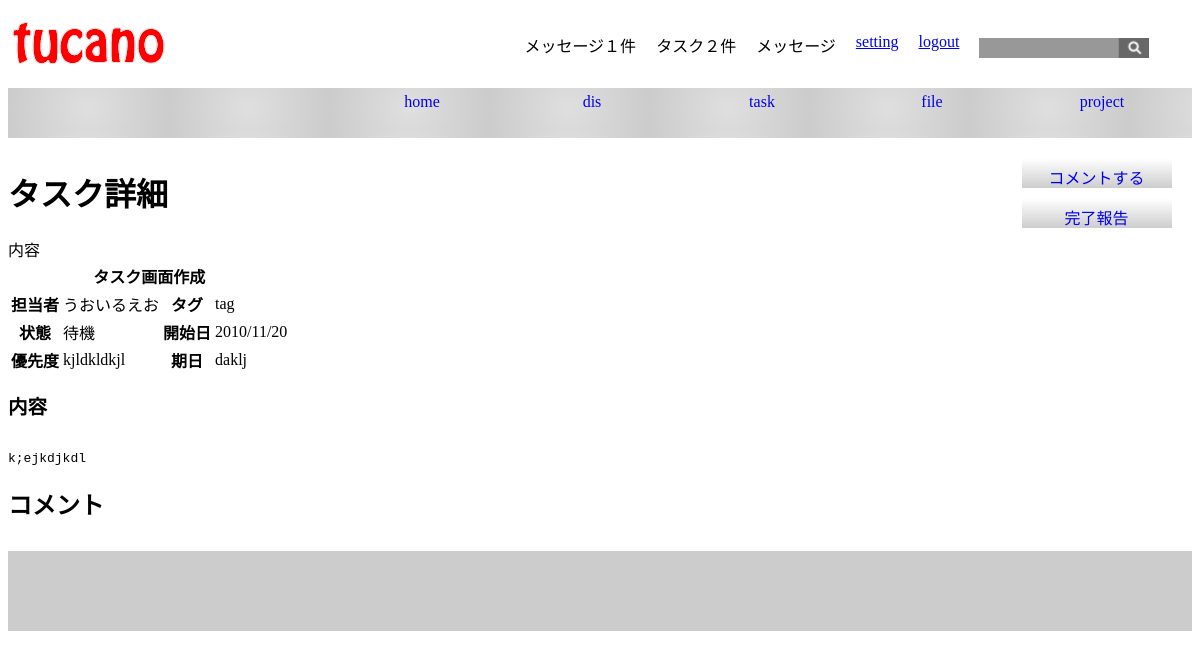
Page /admin/task/task-detail.php?t_id=7 on the earlier database version.
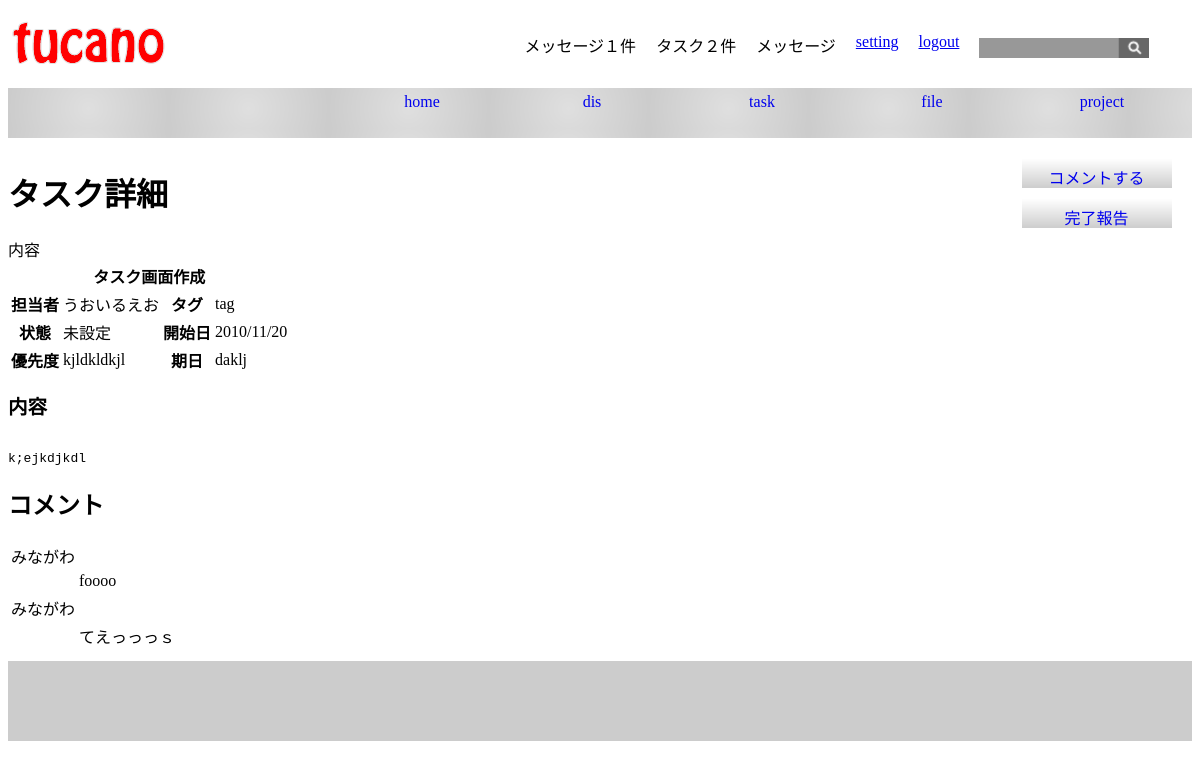
Same page on the later database version.
### tables this page shows
CREATE TABLE `tasks` (
  `t_id` int(11) NOT NULL AUTO_INCREMENT,
  `p_id` int(11) NOT NULL,
  `t_name` varchar(50) NOT NULL,
  `u_id` int(11) DEFAULT NULL,
  `t_limit` varchar(12) NOT NULL,
  `t_priority` varchar(18) DEFAULT NULL,
  `t_end` varchar(50) DEFAULT NULL,
  `t_body` text,
  `created` datetime DEFAULT NULL,
  `modified` datetime DEFAULT NULL,
  `t_begin` varchar(12) DEFAULT NULL,
  `s_id` int(11) NOT NULL,
  PRIMARY KEY (`t_id`),
  KEY `p_id` (`p_id`),
  KEY `p_id_2` (`p_id`,`u_id`),
  KEY `u_id` (`u_id`),
  KEY `s_id` (`s_id`)
);

CREATE TABLE `statuses` (
  `s_id` int(11) NOT NULL AUTO_INCREMENT,
  `s_status` varchar(20) NOT NULL,
  `s_place` varchar(10) NOT NULL,
  PRIMARY KEY (`s_id`),
  UNIQUE KEY `s_status` (`s_status`)
);

CREATE TABLE `comments` (
  `c_id` int(11) NOT NULL AUTO_INCREMENT,
  `t_id` int(11) NOT NULL,
  `c_comment` text NOT NULL,
  `created` datetime DEFAULT NULL,
  `modified` datetime DEFAULT NULL,
  `u_id` int(11) NOT NULL,
  PRIMARY KEY (`c_id`),
  KEY `t_id` (`t_id`),
  KEY `u_id` (`u_id`)
);

CREATE TABLE `users` (
  `u_id` int(11) NOT NULL AUTO_INCREMENT,
  `u_name` varchar(20) NOT NULL,
  `u_mail` varchar(80) NOT NULL,
  `u_password` varchar(30) NOT NULL,
  `created` datetime DEFAULT NULL,
  `modified` datetime DEFAULT NULL,
  PRIMARY KEY (`u_id`),
  UNIQUE KEY `u_mail` (`u_mail`),
  UNIQUE KEY `u_mail_2` (`u_mail`)
);

### config/include.php (called while the page is built, shortened)
<?php
function db_con() {
    $con = mysqli_connect("localhost", "root", "hoge", "tucano");
    return $con;
}
function db_result($sql) {
    $con = db_con();
    $result = mysqli_query($con, $sql);
    return $result;
}
function db_data($sql) {
    $con = db_con();
    $result = mysqli_query($con, $sql);
    if ($result) {
        $data = mysqli_fetch_array($result);
    } else {
        $data = false;
    }
    return $data;
}
?>

### admin/task/task-detail.php (the view, shortened to what this page needs)
<?php
include "../../config/include.php";
$msg = "";
$t_id = $_GET["t_id"];
$sql = "SELECT * FROM tasks, users, statuses WHERE t_id = {$t_id}";
$data = db_data($sql);
$msg .= <<< END
<table>
<tr>
<th colspan="4">タスク画面作成</th>
</tr>
<tr>
<th>担当者</td>
<td>{$data["t_name"]}</td>
<th>タグ</th>
<td>tag</td>
</tr>
<tr>
<th>状態</td>
<td>{$data["s_status"]}</td>
<th>開始日</th>
<td>2010/11/20</td>
</tr>
<tr>
<th>優先度</td>
<td>{$data["t_priority"]}</td>
<th>期日</th>
<td>{$data["t_limit"]}</td>
</tr>
</table>
<pre>
<h2>内容</h2>
{$data["t_body"]}
</pre>
</table>
END;
$sql = "SELECT u_name, c_comment FROM comments, users WHERE t_id = {$t_id} AND comments.u_id = users.u_id";
$result = db_result($sql);
$msg .= "<h2>コメント</h2>";
while( $data = mysqli_fetch_array($result) ){
    $msg .= <<< END
<table>
  <tr>
   <td>{$data["u_name"]}</td>
  </tr>
  <tr>
   <td></td><td>{$data["c_comment"]}</td>
  </tr>
</table>
END;
}
?>
<!DOCTYPE html PUBLIC "-//W3C//DTD XHTML 1.0 Transitional//EN" "http://www.w3.org/TR/xhtml1/DTD/xhtml1-transitional.dtd">
<html xmlns="http://www.3w.prg/1999/xhtml">
<head>
<link rel="stylesheet" type="text/css" href="../../css/main.css">
</head>
<body>
<div id="header">
  <div id="logo"></div>
  <div id="head-menu">
    <ul>
      <li>メッセージ１件</li>
      <li>タスク２件</li>
      <li>メッセージ</li>
      <li><a href="../setting.html">setting</a></li>
      <li><a href="../../index.php">logout</a></li>
      <li><img id="src" src="../../img/src.jpg"></li>
    </ul>
  </div>
</div>
<div id="nav">
  <ul>
    <li><a href="../index.html">home</a></li>
    <li><a href="../discussion/discussion.html">dis</a></li>
    <li><a href="./task.php">task</a></li>
    <li><a href="../file/uploader.html">file</a></li>
    <li><a href="../project/members.html">project</a></li>
  </ul>
</div>
<div id="content">
  <div id="main">
    <h1>タスク詳細</h1>
    内容
<?php print $msg; ?>
  </div>
  <div id="side">
    <div class="side-button"><a href="./task-comment.php?t_id=<?php print $t_id ?>">コメントする</a></div>
    <div class="side-button"><a href="./repo.html">完了報告</a></div>
  </div>
</div>
<div id="footer">
</div>
</body>
</html>

### css/main.css (style rules this page uses)
body { padding:0; }
img { border:0; }
#header { width:100%; height:80px; }
#logo { float:left; position:relative; height:80px; width:160px; left:0px; top:0px; background:url("../img/logo.png") no-repeat; }
#head-menu { float:left; margin:0 5px; width:85%; height:80px; }
#head-menu ul { float:right; margin:0; padding:25px 10px; }
#head-menu li { float:left; list-style:none; padding:0 10px; }
#src { margin:5px 10px 0 0; width:170px; }
#nav { float:left; width:100%; background:url(../img/menu2.png); }
#nav ul { float:right; margin:0; padding:0 5px; }
#nav li { text-align:center; float:left; list-style:none; }
#nav li a { text-decoration:none; float:left; display:block; width:160px; height:40px; text-align:center; padding:5px; }
#content { clear:both; overflow:hidden; }
#main { margin-top:10px; float:left; width:80%; height:100%; }
#side { margin-top:20px; padding-bottom:300000px; margin-bottom:-300000px; margin-left:82%; height:100%; }
.side-button { width:150px; height:23px; background:url("../img/side-menu2.png") no-repeat; margin-left:20%; margin-right:20%; text-align:center; padding-top:7px; margin-top:10px; }
.side-button a { text-decoration:none; }
#footer { background:url(../img/header.png); clear:both; margin-top:10px; width:100%; height:80px; }

Differences in the rows shown:
changed statuses: s_status "待機" → "未設定"
added comments: u.u_name "みながわ", c_comment "foooo"
added comments: u.u_name "みながわ", c_comment "てえっっっｓ"
